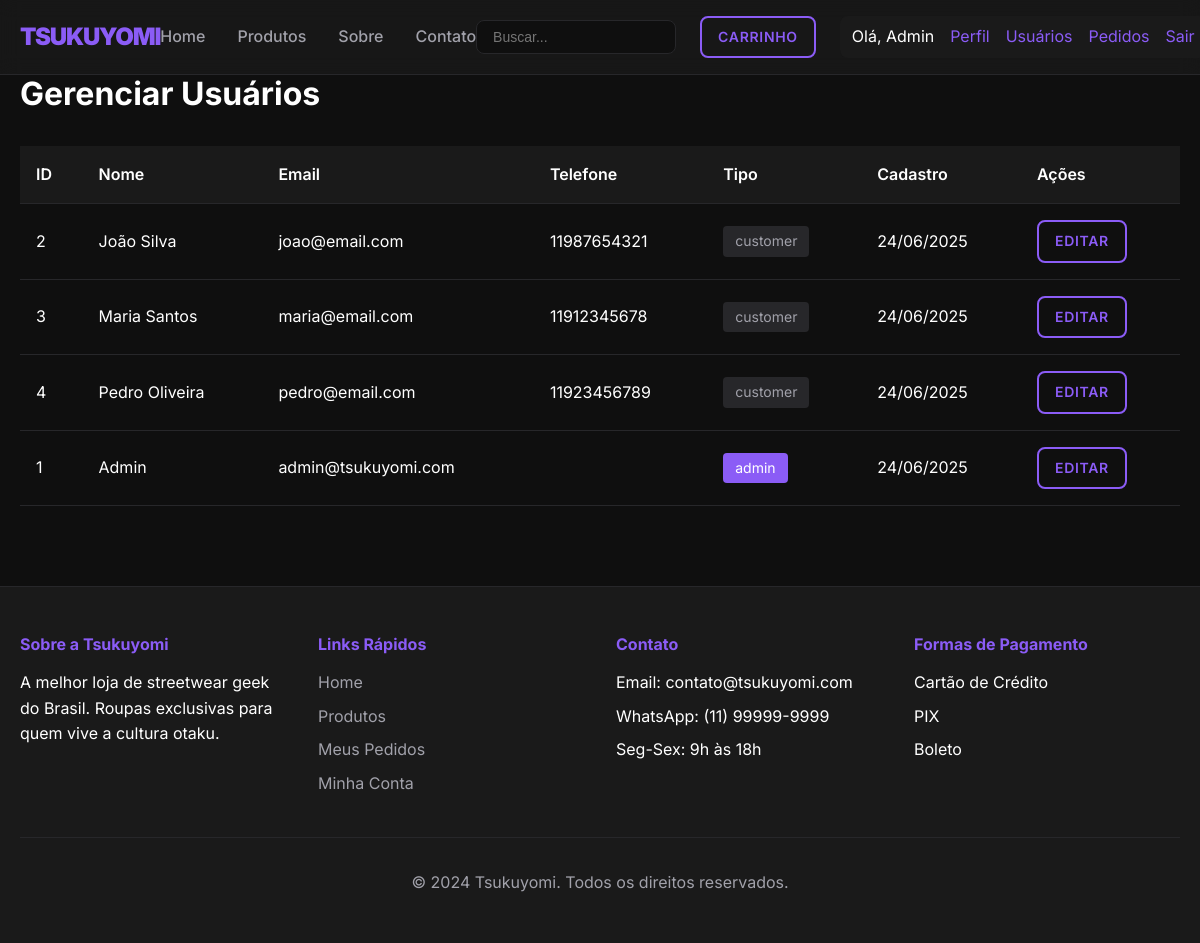
The app's page /public/index.php?action=users (signed in) with its own data.
### tables this page shows
CREATE TABLE `users` (
  `id` int(11) NOT NULL,
  `name` varchar(100) NOT NULL,
  `email` varchar(100) NOT NULL,
  `password` varchar(255) NOT NULL,
  `phone` varchar(20) DEFAULT NULL,
  `address` varchar(255) DEFAULT NULL,
  `city` varchar(100) DEFAULT NULL,
  `state` varchar(2) DEFAULT NULL,
  `zip_code` varchar(10) DEFAULT NULL,
  `user_type` enum('customer','admin') DEFAULT 'customer',
  `created_at` timestamp NOT NULL DEFAULT current_timestamp()
);

### controllers/UserController.php (called while the page is built, shortened)
<?php
require_once '../config/database.php';
require_once '../models/User.php';
class UserController {
    private $user;
    public function __construct() {
        $database = new Database();
        $this->db = $database->getConnection();
        $this->user = new User($this->db);
    }
    public function index() {
        $stmt = $this->user->read();
        $users = $stmt->fetchAll(PDO::FETCH_ASSOC);
        include '../views/users/index.php';
    }
}
?>

### config/database.php (called while the page is built, shortened)
<?php
class Database {
    private $host = "localhost";
    private $db_name = "tsukuyomi_store";
    private $username = "root";
    private $password = "";
    public function getConnection() {
        $this->conn = null;
        try {
            $this->conn = new PDO("mysql:host=" . $this->host . ";dbname=" . $this->db_name,
                                  $this->username, $this->password);
            $this->conn->exec("set names utf8");
            $this->conn->setAttribute(PDO::ATTR_ERRMODE, PDO::ERRMODE_EXCEPTION);
        } catch(PDOException $exception) {
            echo "Connection error: " . $exception->getMessage();
        }
        return $this->conn;
    }
}
?>

### models/User.php (called while the page is built, shortened)
<?php
class User {
    private $conn;
    private $table_name = "users";
    public function __construct($db) {
        $this->conn = $db;
    }
    public function read() {
        $query = "SELECT id, name, email, phone, address, city, state,
                        zip_code, user_type, created_at
                 FROM " . $this->table_name . "
                 ORDER BY created_at DESC";
        $stmt = $this->conn->prepare($query);
        $stmt->execute();
        return $stmt;
    }
}
?>

### views/users/index.php (the view, shortened to what this page needs)
<?php include '../views/layout/header.php'; ?>
<h2>Gerenciar Usuários</h2>
<div class="table-container">
    <table class="data-table">
        <thead>
            <tr>
                <th>ID</th>
                <th>Nome</th>
                <th>Email</th>
                <th>Telefone</th>
                <th>Tipo</th>
                <th>Cadastro</th>
                <th>Ações</th>
            </tr>
        </thead>
        <tbody>
            <?php foreach($users as $user): ?>
                <tr>
                    <td><?php echo $user['id']; ?></td>
                    <td><?php echo htmlspecialchars($user['name']); ?></td>
                    <td><?php echo htmlspecialchars($user['email']); ?></td>
                    <td><?php echo htmlspecialchars($user['phone']); ?></td>
                    <td>
                        <span class="badge <?php echo $user['user_type'] == 'admin' ? 'badge-primary' : 'badge-secondary'; ?>">
                            <?php echo $user['user_type']; ?>
                        </span>
                    </td>
                    <td><?php echo date('d/m/Y', strtotime($user['created_at'])); ?></td>
                    <td>
                        <a href="/tsukuyomi/public/index.php?action=edit_user&id=<?php echo $user['id']; ?>"
                           class="btn btn-sm btn-secondary">Editar</a>
                    </td>
                </tr>
            <?php endforeach; ?>
        </tbody>
    </table>
</div>
<?php include '../views/layout/footer.php'; ?>

### public/css/style.css (style rules this page uses)
:root { --primary-color: #8b5cf6; --secondary-color: #1e1b4b; --accent-color: #dc2626; --background-color: #0f0f0f; --surface-color: #1a1a1a; --text-primary: #ffffff; --text-secondary: #a1a1aa; --border-color: #27272a; }
body { font-family: 'Inter', -apple-system, BlinkMacSystemFont, sans-serif; background-color: var(--background-color); color: var(--text-primary); line-height: 1.6; min-height: 100vh; }
h1, h2, h3, h4, h5, h6 { font-weight: 700; margin-bottom: 1rem; line-height: 1.2; }
h2 { font-size: 2rem; }
a { color: var(--primary-color); text-decoration: none; transition: color 0.3s ease; }
.btn { display: inline-block; padding: 0.75rem 1.5rem; border-radius: 0.5rem; font-weight: 600; text-align: center; transition: all 0.3s ease; cursor: pointer; border: none; font-size: 0.875rem; text-transform: uppercase; letter-spacing: 0.05em; }
.btn-secondary { background-color: transparent; color: var(--primary-color); border: 2px solid var(--primary-color); }
.table-container { overflow-x: auto; margin: 2rem 0; }
.data-table { width: 100%; border-collapse: collapse; }
.data-table th, .data-table td { padding: 1rem; text-align: left; border-bottom: 1px solid var(--border-color); }
.data-table th { background-color: var(--surface-color); font-weight: 600; }
.badge { display: inline-block; padding: 0.25rem 0.75rem; border-radius: 0.25rem; font-size: 0.875rem; }
.badge-primary { background-color: var(--primary-color); color: white; }
.badge-secondary { background-color: var(--border-color); color: var(--text-secondary); }
.btn-sm { padding: 0.5rem 1rem; font-size: 0.875rem; }

### views/users/index.php (style rules this page uses)
.table-container { overflow-x: auto; margin: 2rem 0; }
.data-table { width: 100%; border-collapse: collapse; }
.data-table th, .data-table td { padding: 1rem; text-align: left; border-bottom: 1px solid var(--border-color); }
.data-table th { background-color: var(--surface-color); font-weight: 600; }
.badge { display: inline-block; padding: 0.25rem 0.75rem; border-radius: 0.25rem; font-size: 0.875rem; }
.badge-primary { background-color: var(--primary-color); color: white; }
.badge-secondary { background-color: var(--border-color); color: var(--text-secondary); }
.btn-sm { padding: 0.5rem 1rem; font-size: 0.875rem; }

### records on screen
users: id "2", name "João Silva", email "joao@email.com", phone "11987654321", user_type "customer", created_at "24/06/2025"
users: id "3", name "Maria Santos", email "maria@email.com", phone "11912345678", user_type "customer", created_at "24/06/2025"
users: id "4", name "Pedro Oliveira", email "pedro@email.com", phone "11923456789", user_type "customer", created_at "24/06/2025"
users: id "1", name "Admin", email "admin@tsukuyomi.com", user_type "admin", created_at "24/06/2025"

### other values on screen
$_SESSION['user_name'] "Admin"
